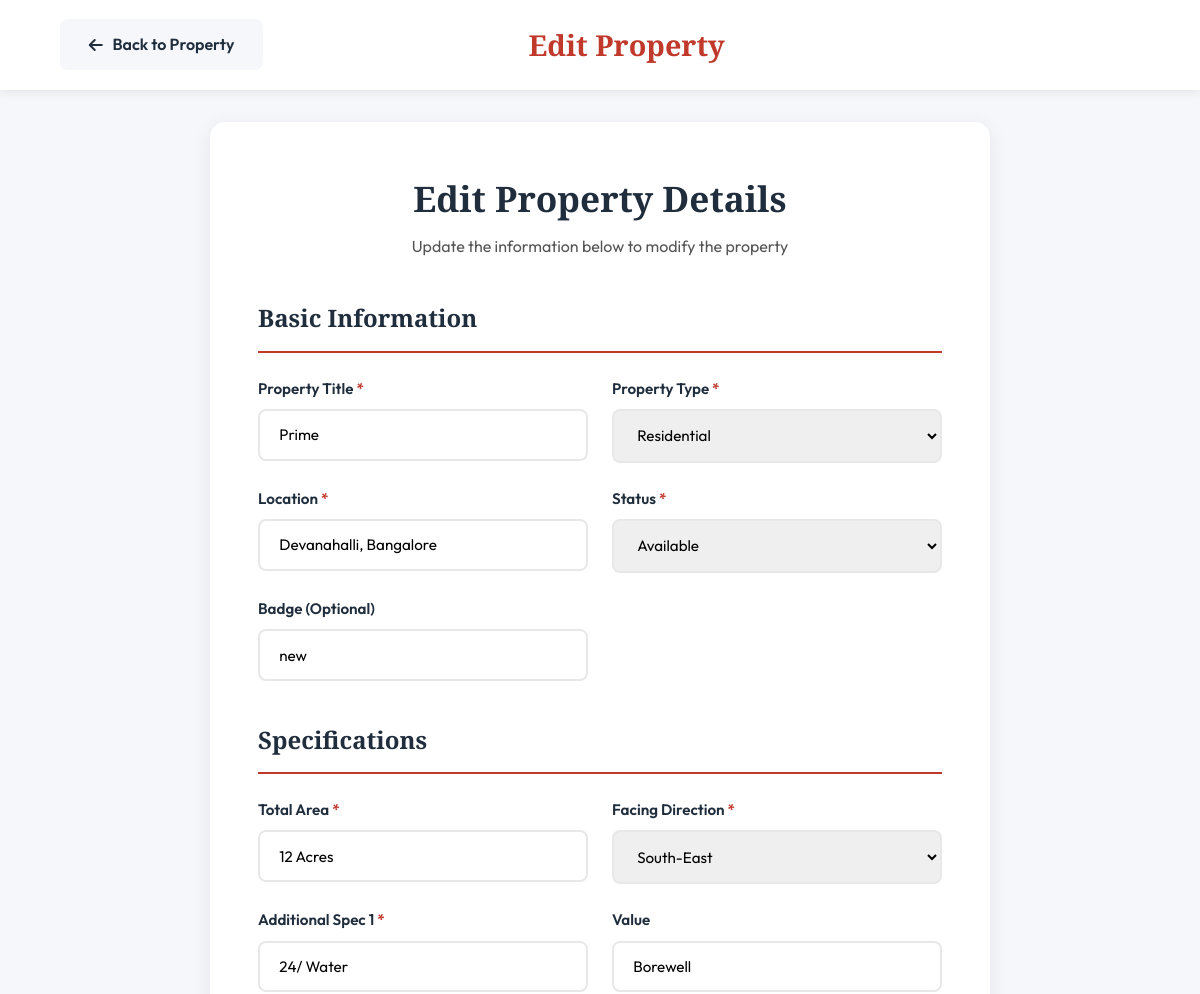
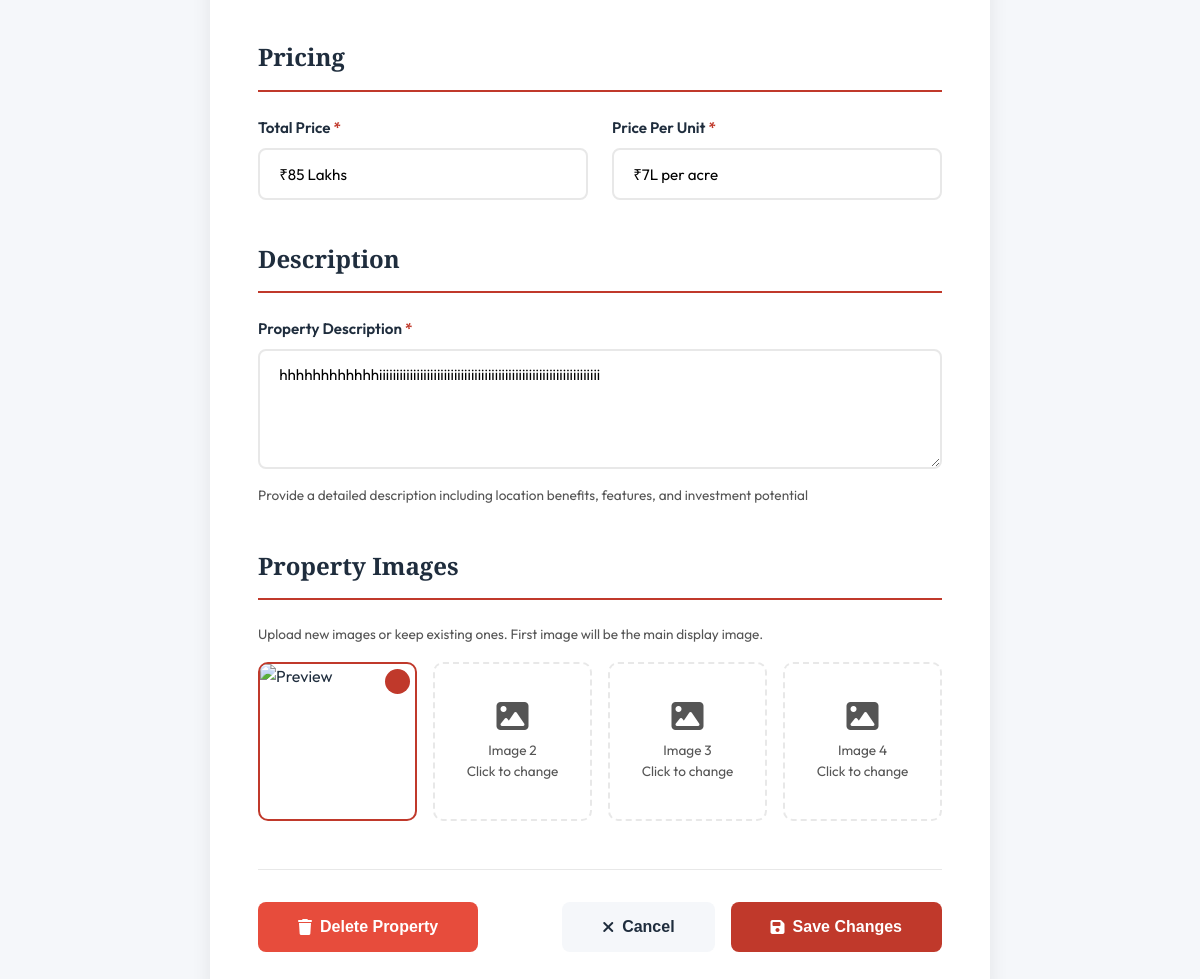
The app's page /edit-property/1 (signed in) with its own data (2 pictures, top to bottom).
### app.py (models this page shows)
class Property(db.Model):
    id = db.Column(db.Integer, primary_key=True)
    title = db.Column(db.String(200), nullable=False)
    category = db.Column(db.String(50), nullable=False)  # agricultural, residential, commercial, farmhouse
    location = db.Column(db.String(200), nullable=False)
    status = db.Column(db.String(50), default='available')  # available, reserved, sold
    badge = db.Column(db.String(50))  # FEATURED, HOT DEAL, NEW, etc.
    area = db.Column(db.String(100), nullable=False)
    facing = db.Column(db.String(50), nullable=False)
    spec1_label = db.Column(db.String(100))  # e.g., Water Source
    spec1_value = db.Column(db.String(100))  # e.g., Borewell
    price = db.Column(db.String(100), nullable=False)
    price_per = db.Column(db.String(100), nullable=False)
    description = db.Column(db.Text, nullable=False)
    image1 = db.Column(db.String(200))
    image2 = db.Column(db.String(200))
    image3 = db.Column(db.String(200))
    image4 = db.Column(db.String(200))
    created_at = db.Column(db.DateTime, default=datetime.utcnow)
    updated_at = db.Column(db.DateTime, default=datetime.utcnow, onupdate=datetime.utcnow)

### app.py (the view, shortened to what this page needs)
@app.route('/edit-property/<int:id>', methods=['GET', 'POST'])
@login_required
def edit_property(id):
    property = Property.query.get_or_404(id)
    return render_template('edit-property.html', property=property)

### app.py (called while the page is built)
@login_manager.user_loader
def load_user(user_id):
    return User.query.get(int(user_id))

### templates/edit-property.html (shortened to what this page needs)
<!DOCTYPE html>
<html lang="en">
<head>
    <link rel="stylesheet" href="https://cdnjs.cloudflare.com/ajax/libs/font-awesome/6.5.0/css/all.min.css">
</head>
<body>
    <div class="header">
        <a href="{{ url_for('property_detail', id=property.id) }}" class="back-btn">
            <i class="fas fa-arrow-left"></i>
            Back to Property
        </a>
        <h1 class="page-title">Edit Property</h1>
    </div>
    <div class="container">
        <div class="form-card">
            <div class="form-header">
                <h2>Edit Property Details</h2>
                <p>Update the information below to modify the property</p>
            </div>
            <form id="propertyForm" method="POST" action="{{ url_for('edit_property', id=property.id) }}" enctype="multipart/form-data">
                <div class="form-section">
                    <h3 class="section-title">Basic Information</h3>
                    <div class="form-row">
                        <div class="form-group">
                            <label>Property Title <span class="required">*</span></label>
                            <input type="text" name="title" value="{{ property.title }}" placeholder="e.g., Prime Agricultural Land" required>
                        </div>
                        <div class="form-group">
                            <label>Property Type <span class="required">*</span></label>
                            <select name="category" required>
                                <option value="residential" {% if property.category == 'residential' %}selected{% endif %}>Residential</option>
                            </select>
                        </div>
                    </div>
                    <div class="form-row">
                        <div class="form-group">
                            <label>Location <span class="required">*</span></label>
                            <input type="text" name="location" value="{{ property.location }}" placeholder="e.g., Devanahalli, Bangalore" required>
                        </div>
                        <div class="form-group">
                            <label>Status <span class="required">*</span></label>
                            <select name="status" required>
                                <option value="available" {% if property.status == 'available' %}selected{% endif %}>Available</option>
                            </select>
                        </div>
                    </div>
                    <div class="form-row">
                        <div class="form-group">
                            <label>Badge (Optional)</label>
                            <input type="text" name="badge" value="{{ property.badge }}" placeholder="e.g., FEATURED, HOT DEAL, NEW">
                        </div>
                    </div>
                </div>
                <div class="form-section">
                    <h3 class="section-title">Specifications</h3>
                    <div class="form-row">
                        <div class="form-group">
                            <label>Total Area <span class="required">*</span></label>
                            <input type="text" name="area" value="{{ property.area }}" placeholder="e.g., 12 Acres or 2400 sq.ft" required>
                        </div>
                        <div class="form-group">
                            <label>Facing Direction <span class="required">*</span></label>
                            <select name="facing" required>
                                <option value="South-East" {% if property.facing == 'South-East' %}selected{% endif %}>South-East</option>
                            </select>
                        </div>
                    </div>
                    <div class="form-row">
                        <div class="form-group">
                            <label>Additional Spec 1 <span class="required">*</span></label>
                            <input type="text" name="spec1_label" value="{{ property.spec1_label }}" placeholder="e.g., Water Source" required>
                        </div>
                        <div class="form-group">
                            <label>Value</label>
                            <input type="text" name="spec1_value" value="{{ property.spec1_value }}" placeholder="e.g., Borewell" required>
                        </div>
                    </div>
                </div>
                <div class="form-section">
                    <h3 class="section-title">Pricing</h3>
                    <div class="form-row">
                        <div class="form-group">
                            <label>Total Price <span class="required">*</span></label>
                            <input type="text" name="price" value="{{ property.price }}" placeholder="e.g., ₹85 Lakhs or ₹2.5 Cr" required>
                        </div>
                        <div class="form-group">
                            <label>Price Per Unit <span class="required">*</span></label>
                            <input type="text" name="price_per" value="{{ property.price_per }}" placeholder="e.g., ₹7L per acre" required>
                        </div>
                    </div>
                </div>
                <div class="form-section">
                    <h3 class="section-title">Description</h3>
                    <div class="form-row single">
                        <div class="form-group">
                            <label>Property Description <span class="required">*</span></label>
                            <textarea name="description" placeholder="Detailed description of the property..." required>{{ property.description }}</textarea>
                            <span class="helper-text">Provide a detailed description including location benefits, features, and investment potential</span>
                        </div>
                    </div>
                </div>
                <div class="form-section">
                    <h3 class="section-title">Property Images</h3>
                    <p class="helper-text" style="margin-bottom: 1rem;">Upload new images or keep existing ones. First image will be the main display image.</p>
                    <div class="image-upload-grid">
                        <div class="image-upload-box has-image" id="imageBox1">
                            <img class="image-preview" id="preview1" src="{{ property.image1_url }}" alt="Preview">
                            <div class="remove-image" onclick="removeImage(1)">
                            </div>
                        </div>
                        <div class="image-upload-box {% if property.image2_url %}has-image{% endif %}" id="imageBox2">
                            <i class="fas fa-image"></i>
                            <span>Image 2<br>Click to change</span>
                        </div>
                        <div class="image-upload-box {% if property.image3_url %}has-image{% endif %}" id="imageBox3">
                            <i class="fas fa-image"></i>
                            <span>Image 3<br>Click to change</span>
                        </div>
                        <div class="image-upload-box {% if property.image4_url %}has-image{% endif %}" id="imageBox4">
                            <i class="fas fa-image"></i>
                            <span>Image 4<br>Click to change</span>
                        </div>
                    </div>
                </div>
                <div class="form-actions">
                    <button type="button" class="btn btn-danger" onclick="deleteProperty()">
                        <i class="fas fa-trash"></i>
                        Delete Property
                    </button>
                    <div style="display: flex; gap: 1rem;">
                        <button type="button" class="btn btn-secondary" onclick="window.history.back()">
                            <i class="fas fa-times"></i>
                            Cancel
                        </button>
                        <button type="submit" class="btn btn-primary">
                            <i class="fas fa-save"></i>
                            Save Changes
                        </button>
                    </div>
                </div>
            </form>
        </div>
    </div>
</body>
</html>

### templates/edit-property.html (style rules this page uses)
:root { --primary-red: #c0392b; --dark-red: #a93226; --forest-green: #2d5016; --cream: #fdf8f3; --light-gray: #f5f7fa; --dark-text: #1f2d3d; --medium-gray: #555; --border-color: #e8e8e8; }
* { margin: 0; padding: 0; box-sizing: border-box; }
body { font-family: 'Outfit', sans-serif; background: var(--light-gray); color: var(--dark-text); line-height: 1.6; }
.header { background: white; padding: 1.2rem 5%; box-shadow: 0 2px 10px rgba(0, 0, 0, 0.08); display: flex; justify-content: space-between; align-items: center; }
.back-btn { display: flex; align-items: center; gap: 0.6rem; background: var(--light-gray); color: var(--dark-text); padding: 0.8rem 1.8rem; border-radius: 8px; text-decoration: none; font-weight: 600; transition: all 0.3s; }
.page-title { font-family: 'Playfair Display', serif; font-size: 1.8rem; color: var(--primary-red); font-weight: 700; }
.container { max-width: 900px; margin: 0 auto; padding: 2rem 5%; }
.form-card { background: white; padding: 3rem; border-radius: 15px; box-shadow: 0 5px 20px rgba(0, 0, 0, 0.08); }
.form-header { text-align: center; margin-bottom: 2.5rem; }
.form-header h2 { font-family: 'Playfair Display', serif; font-size: 2.2rem; color: var(--dark-text); margin-bottom: 0.5rem; }
.form-header p { color: var(--medium-gray); font-size: 1rem; }
.form-section { margin-bottom: 2.5rem; }
.section-title { font-family: 'Playfair Display', serif; font-size: 1.5rem; color: var(--dark-text); margin-bottom: 1.5rem; padding-bottom: 0.8rem; border-bottom: 2px solid var(--primary-red); }
.form-row { display: grid; grid-template-columns: repeat(2, 1fr); gap: 1.5rem; margin-bottom: 1.5rem; }
.form-row.single { grid-template-columns: 1fr; }
.form-group { display: flex; flex-direction: column; gap: 0.5rem; }
.form-group label { font-weight: 600; color: var(--dark-text); font-size: 0.95rem; }
.required { color: var(--primary-red); }
.form-group input, .form-group select, .form-group textarea { padding: 0.9rem 1.2rem; border: 2px solid var(--border-color); border-radius: 8px; font-size: 0.95rem; font-family: 'Outfit', sans-serif; transition: all 0.3s; }
.form-group textarea { resize: vertical; min-height: 120px; }
.form-group input::placeholder, .form-group textarea::placeholder { color: #aaa; }
.image-upload-grid { display: grid; grid-template-columns: repeat(4, 1fr); gap: 1rem; }
.image-upload-box { aspect-ratio: 1; border: 2px dashed var(--border-color); border-radius: 10px; display: flex; flex-direction: column; align-items: center; justify-content: center; cursor: pointer; transition: all 0.3s; position: relative; overflow: hidden; }
.image-upload-box i { font-size: 2rem; color: var(--medium-gray); margin-bottom: 0.5rem; }
.image-upload-box span { font-size: 0.85rem; color: var(--medium-gray); text-align: center; }
.image-preview { width: 100%; height: 100%; object-fit: cover; display: none; }
.image-upload-box.has-image { border-style: solid; border-color: var(--primary-red); }
.image-upload-box.has-image .image-preview { display: block; }
.remove-image { position: absolute; top: 5px; right: 5px; background: var(--primary-red); color: white; width: 25px; height: 25px; border-radius: 50%; display: none; align-items: center; justify-content: center; cursor: pointer; z-index: 10; }
.image-upload-box.has-image .remove-image { display: flex; }
.helper-text { font-size: 0.85rem; color: var(--medium-gray); margin-top: 0.5rem; }
.form-actions { display: flex; gap: 1rem; justify-content: space-between; margin-top: 3rem; padding-top: 2rem; border-top: 1px solid var(--border-color); }
.btn { padding: 1rem 2.5rem; border: none; border-radius: 8px; font-weight: 700; font-size: 1rem; cursor: pointer; transition: all 0.3s; display: flex; align-items: center; gap: 0.5rem; }
.btn-primary { background: var(--primary-red); color: white; }
.btn-secondary { background: var(--light-gray); color: var(--dark-text); }
.btn-danger { background: #e74c3c; color: white; }

### records on screen
Property: title "Prime", category "Residential", location "Devanahalli, Bangalore", status "Available", badge "new", area "12 Acres", facing "South-East", spec1_label "24/ Water", spec1_value "Borewell", price "₹85 Lakhs", price_per "₹7L per acre", description "hhhhhhhhhhhhiiiiiiiiiiiiiiiiiiiiiiiiiiiiiiiiiiiiiiiiiiiiiiiiiiiiiiiiiiiiiiiii"
